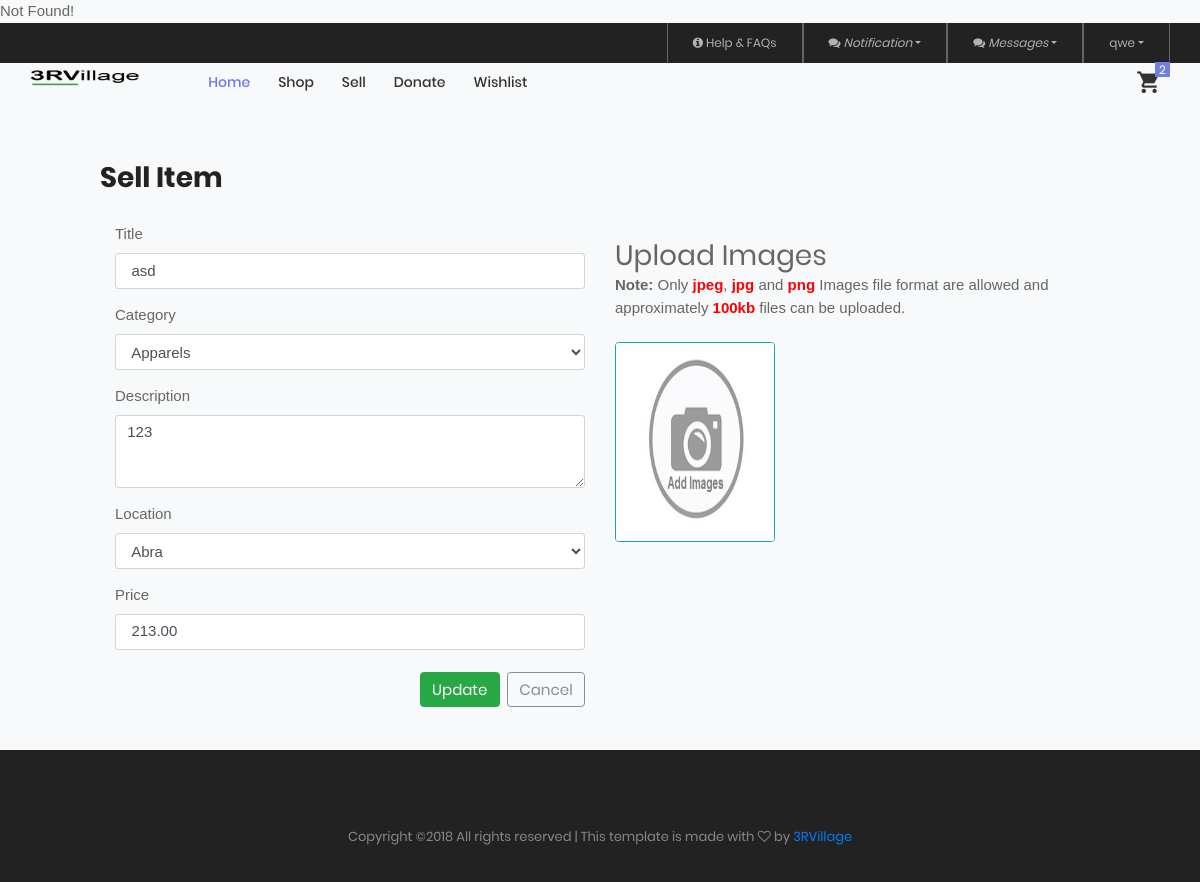
The page /updatepost.php?id=7 (signed in) on the database its author committed.
### tables this page shows
CREATE TABLE `itemsell` (
  `ItemSellID` int(11) NOT NULL,
  `SItemTitle` varchar(50) NOT NULL,
  `SItemCat` varchar(50) NOT NULL,
  `SItemDesc` varchar(255) NOT NULL,
  `SItemLocation` varchar(255) NOT NULL,
  `SItemPrice` decimal(10,2) NOT NULL,
  `ExpectedPrice` decimal(10,2) NOT NULL,
  `SItemStyle` varchar(255) NOT NULL,
  `SItemBrand` varchar(255) NOT NULL,
  `SItemColor` varchar(255) NOT NULL,
  `SItemImages1` varchar(255) NOT NULL,
  `SItemPosted` timestamp NOT NULL DEFAULT CURRENT_TIMESTAMP,
  `UpdatedDate` datetime DEFAULT NULL,
  `accountid` int(11) NOT NULL,
  `SItemStatus` int(11) NOT NULL DEFAULT '1'
);

### public/updatepost.php (the view, shortened to what this page needs)
<?php
  include('connection.php');
?>
<!DOCTYPE html>
<html lang="en">
<head>
  <?php include('link.php');?>
  </head>
<body class="bg-light">
    <?php
     include('header.php');
    ?>
<section class="col-sm-12 bg-light">
  <?php
          $id = $_GET['id'];
          $res = mysqli_query($conn, "SELECT * FROM itemsell WHERE ItemSellID = '$id'");
          while ($row = mysqli_fetch_array($res)){
     ?>
  <div class="row">
   <h4 class="ltext-102 cl5 m-t-100 m-l-100 m-b-30">Sell Item</h4>
  </div>
  <form id="uploadimage" action="" method="POST" enctype="multipart/form-data">
  <div class="row justify-content-center">
    <div class="col-sm-5">
      <div class="form-group">
        <label>Title </label>
        <input class="form-control" type="text" name="title" value=" <?php echo $row['SItemTitle'] ?>">
      </div>
      <?php
      include('category.php');
      ?>
      <div class="form-group">
        <label>Description</label>
        <textarea class="form-control" name="description" rows="3"><?php echo $row['SItemDesc'] ?></textarea>
      </div>
      <?php
      include('location.php');
      ?>
      <div class="form-group">
        <label>Price</label>
        <input class="form-control" type="text" name="price" value=" <?php echo $row['SItemPrice'] ?>">
      </div>
      <div class="mt-4 m-b-100">
         <a href="mypost.php"><button type="button" class="stext-106 btn btn-outline-secondary float-right" id="btnCancel">Cancel</button></a>
        <button type="submit" class="stext-106 btn btn-success float-right mr-2" id="btnSave" name="btnUpdate">Update</button>
      </div>
    </div>
    <div class="col-sm-5">
      <h5 class=" ltext-101 mt-3">Upload Images</h5>
      <span><b>Note:</b> Only <b><a id="textred">jpeg</a></b>, <b><a id="textred">jpg</a></b> and <b><a id="textred">png</a></b> Images file format are allowed and approximately <b><a id="textred">100kb</a></b> files can be uploaded.</span>
            <div id="selectImage">
            <img src="../images/default.jpg" class="img border border-info rounded mt-4" id="previewing1" style="cursor:pointer" width="160" height="200" />
            </div>
     </div>
     <?php } ?>
    </div>
    </form>
</section>
<?php
   include('footer.php');
?>
 </body>
</html>

### public/category.php (shortened to what this page needs)
<div class="form-group">
		<label>Category</label>
       	<select class="form-control" name="category">
     		 <option>Apparels</option>
   		</select>
    </div>

### public/location.php (shortened to what this page needs)
<div class="form-group">
		<label>Location</label>
       	<select class="form-control" name="location">
     		 <option>Abra</option>
   		</select>
    </div>

### css/main.css (style rules this page uses)
.cl5 { color: #222; }
.stext-106 { font-family: Poppins-Regular; font-size: 15px; line-height: 1.2; }
.ltext-101 { font-family: Poppins-Regular; font-size: 28px; line-height: 1.2857; }
.ltext-102 { font-family: Poppins-Bold; font-size: 28px; line-height: 1.1; }

### public/updatepost.php (style rules this page uses)
#textred { color:red; }

### public/header.php (style rules this page uses)
img { max-width:100%; }

### rows shown on the page
itemsell: title "asd", description "123", price "213.00"

### other values the page prints
$_SESSION['accountid'] "qwe"
